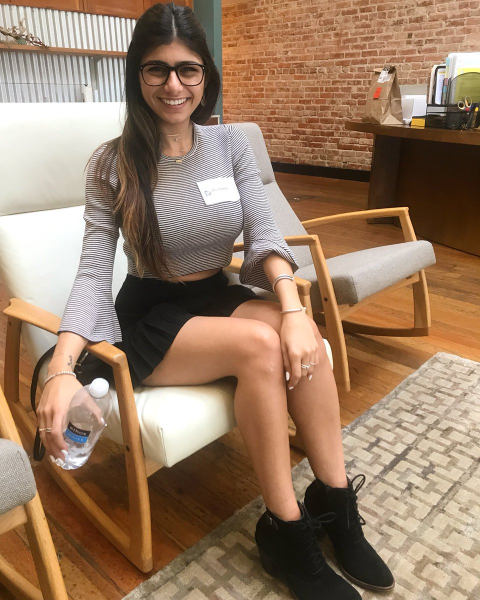
%> input picture Escala de grises/mia.jpg, 960 x 1200 px (shown at 1/2 size)
$ octave NivelesDeGris.m   (GNU Octave 9; MATLAB toolbox functions it lacks are replaced by stand-ins)
%> lines starting %> are read from the running program, lines starting %| are printed output that depends on the picture; in (x1, y1, x2, y2) boxes, pixels count from 0 and x2, y2 are one past the last pixel; in counts of white or black regions, pixels touching at a corner belong together; the program's own positions count from 1
clear all
%leer una imagenes
I=imread('mia.jpg');
%> I is the input picture: size 1200x960x3 uint8; mean R, G, B 151.4, 123.7, 100.5
% convertir la imagen a escala de gris
Ig=rgb2gray(I);
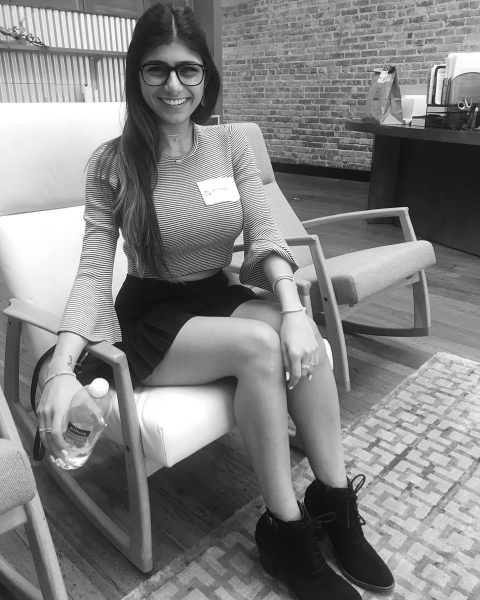
%> Ig: size 1200x960 uint8 (shown at 1/2 size); min 2, max 255, mean 129.3

% crear malla par amostrar imagenes
figure; subplot(2,1,1); imshow(I); title('Original image')

subplot(2,1,2); imshow(Ig); title('Gray image')

[X, map] = gray2ind(Ig, 2);
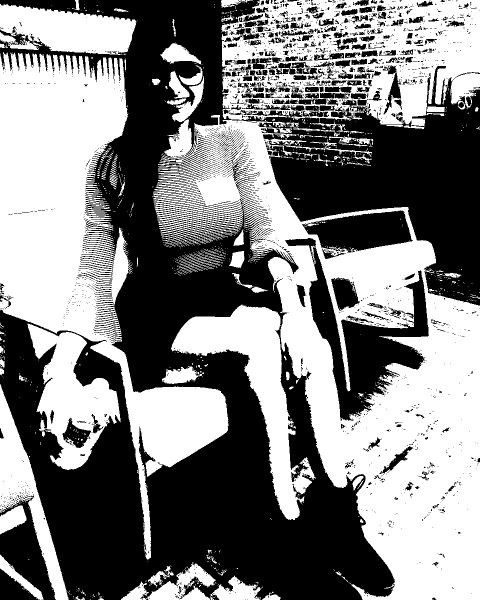
%> X: size 1200x960 uint8 (shown at 1/2 size); values 0 (black) and 1 (white), 50.5% white; 2371 black regions (2016 under 20 px), largest, box (x1, y1, x2, y2) and area: (0, 0, 790, 1200) 370875, (464, 132, 960, 611) 97990, (570, 476, 858, 842) 29516
%> map = [0 0 0; 1 1 1]
figure; subplot(2,2,1); imshow(X, map); title('2 niveles de gris')

[X, map] = gray2ind(Ig, 16);
%> map = 16 rows, first 12: [0 0 0; 0.0667 0.0667 0.0667; 0.133 0.133 0.133; 0.2 0.2 0.2; 0.267 0.267 0.267; 0.333 0.333 0.333; 0.4 0.4 0.4; 0.467 0.467 0.467; 0.533 0.533 0.533; 0.6 0.6 0.6; 0.667 0.667 0.667; 0.733 0.733 0.733]
subplot(2,2,2); imshow(X, map); title('16 niveles de gris')

[X, map] = gray2ind(Ig, 64);
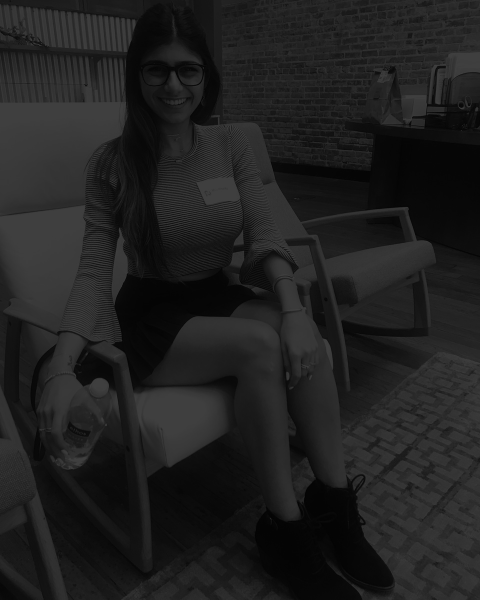
%> X: size 1200x960 uint8 (shown at 1/2 size); min 0, max 63, mean 32
%> map = 64 rows, first 12: [0 0 0; 0.0159 0.0159 0.0159; 0.0317 0.0317 0.0317; 0.0476 0.0476 0.0476; 0.0635 0.0635 0.0635; 0.0794 0.0794 0.0794; 0.0952 0.0952 0.0952; 0.111 0.111 0.111; 0.127 0.127 0.127; 0.143 0.143 0.143; 0.159 0.159 0.159; 0.175 0.175 0.175]
subplot(2,2,3); imshow(X, map); title('64 niveles de gris')

%[X, map] = gray2ind(Ig, 128);
%subplot(3,3,6); imshow(X, map); title('128 niveles de gris')

[X, map] = gray2ind(Ig, 264);
%> X: size 1200x960 uint16
%> map = 264 rows, first 12: [0 0 0; 0.0038 0.0038 0.0038; 0.0076 0.0076 0.0076; 0.0114 0.0114 0.0114; 0.0152 0.0152 0.0152; 0.019 0.019 0.019; 0.0228 0.0228 0.0228; 0.0266 0.0266 0.0266; 0.0304 0.0304 0.0304; 0.0342 0.0342 0.0342; 0.038 0.038 0.038; 0.0418 0.0418 0.0418]
subplot(2,2,4); imshow(X, map); title('256 niveles de gris')
